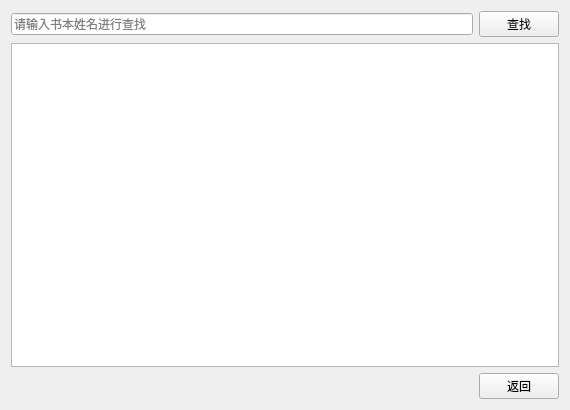
<?xml version="1.0" encoding="UTF-8"?>
<ui version="4.0">
 <class>BorrowAndReturnDataView</class>
 <widget class="QWidget" name="BorrowAndReturnDataView">
  <property name="geometry">
   <rect>
    <x>0</x>
    <y>0</y>
    <width>570</width>
    <height>410</height>
   </rect>
  </property>
  <property name="windowTitle">
   <string>借阅数据统计</string>
  </property>
  <layout class="QGridLayout" name="gridLayout">
   <item row="2" column="0">
    <spacer name="horizontalSpacer">
     <property name="orientation">
      <enum>Qt::Orientation::Horizontal</enum>
     </property>
     <property name="sizeHint" stdset="0">
      <size>
       <width>495</width>
       <height>20</height>
      </size>
     </property>
    </spacer>
   </item>
   <item row="2" column="1">
    <widget class="QPushButton" name="btBack">
     <property name="text">
      <string>返回</string>
     </property>
    </widget>
   </item>
   <item row="1" column="0" colspan="2">
    <widget class="QTableView" name="tableView"/>
   </item>
   <item row="0" column="0" colspan="2">
    <layout class="QHBoxLayout" name="horizontalLayout">
     <item>
      <widget class="QLineEdit" name="txtSearch">
       <property name="placeholderText">
        <string>请输入书本姓名进行查找</string>
       </property>
      </widget>
     </item>
     <item>
      <widget class="QPushButton" name="btSearch">
       <property name="text">
        <string>查找</string>
       </property>
       <property name="icon">
        <iconset resource="resource.qrc">
         <normaloff>:/image/search.png</normaloff>:/image/search.png</iconset>
       </property>
      </widget>
     </item>
    </layout>
   </item>
  </layout>
 </widget>
 <resources>
  <include location="resource.qrc"/>
 </resources>
 <connections/>
</ui>
